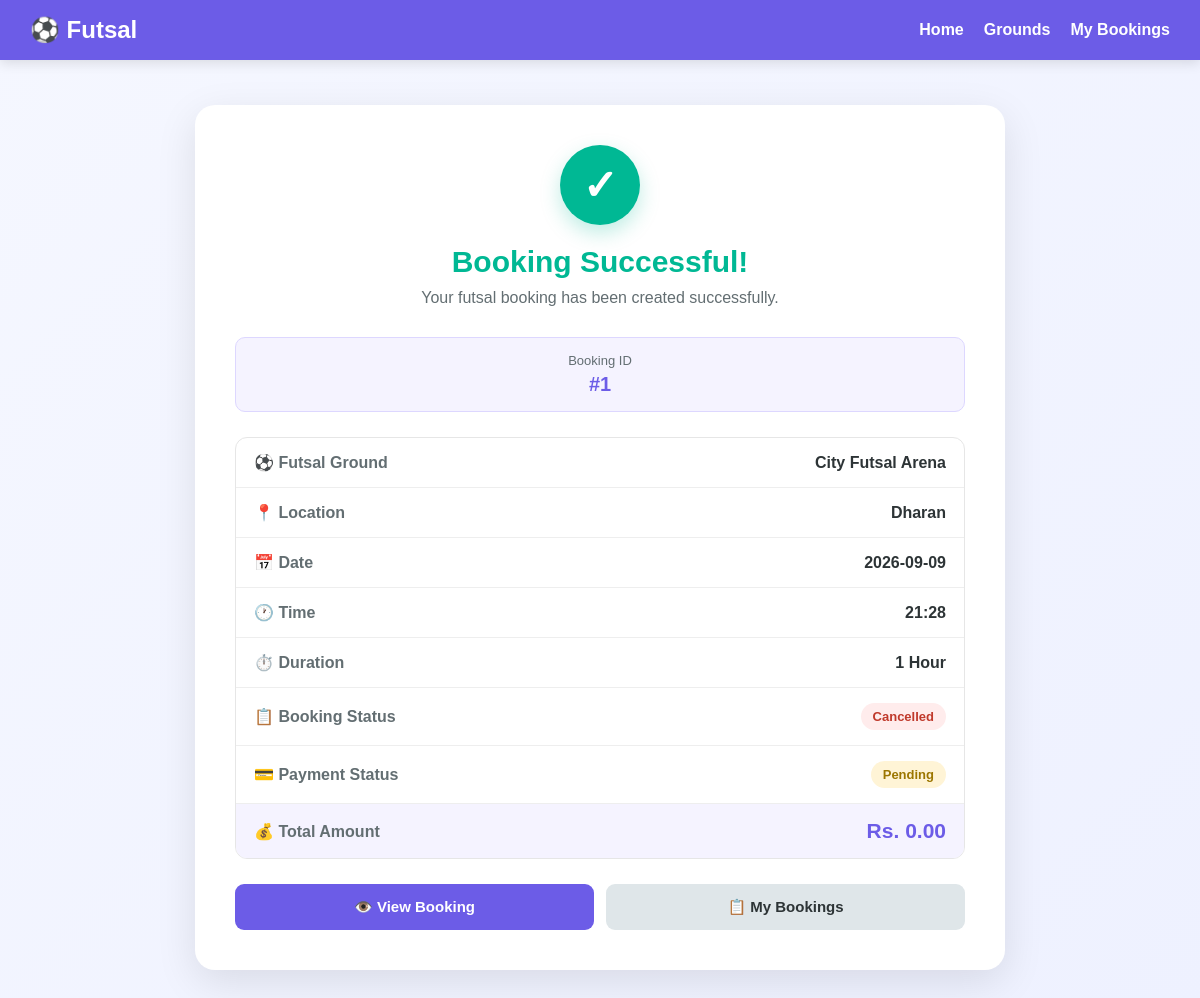
Screenshot of /booking-success/1 (signed in) with the database file from the repository.
### tables this page shows
CREATE TABLE bookings (
            id INTEGER PRIMARY KEY AUTOINCREMENT,
            user_id INTEGER NOT NULL,
            ground_id INTEGER NOT NULL,
            booking_date TEXT NOT NULL,
            booking_time TEXT NOT NULL,
            created_at TIMESTAMP DEFAULT CURRENT_TIMESTAMP, status TEXT
            DEFAULT 'confirmed', duration REAL
            DEFAULT 1, payment_status TEXT

            DEFAULT 'pending', payment_method TEXT

            DEFAULT 'cash', payment_reference TEXT, paid_at TIMESTAMP, transaction_uuid
            TEXT, esewa_transaction_code
            TEXT, esewa_product_code
            TEXT, esewa_amount
            REAL, esewa_verified_at
            TIMESTAMP,

            FOREIGN KEY (user_id) REFERENCES users(id),
            FOREIGN KEY (ground_id) REFERENCES grounds(id),

            UNIQUE(ground_id, booking_date, booking_time)
        );

CREATE TABLE grounds (
            id INTEGER PRIMARY KEY AUTOINCREMENT,
            name TEXT NOT NULL,
            location TEXT NOT NULL,
            price INTEGER NOT NULL,
            contact TEXT,
            opening_time TEXT,
            closing_time TEXT,
            description TEXT,
            image TEXT
        );

### app.py (the view, shortened to what this page needs)
@app.route(
    "/booking-success/<int:booking_id>"
)
@login_required
def booking_success(booking_id):
    conn = get_db()
    booking = conn.execute(
        """
        SELECT
            bookings.*,
            grounds.name AS ground_name,
            grounds.location AS ground_location,
            grounds.price AS ground_price,
            grounds.image AS ground_image
        FROM bookings
        JOIN grounds
            ON bookings.ground_id = grounds.id
        WHERE bookings.id = ?
        AND bookings.user_id = ?
        """,
        (
            booking_id,
            session["user_id"]
        )
    ).fetchone()
    conn.close()
    return render_template(
        "booking_success.html",
        booking=booking
    )

### app.py (called while the page is built, shortened)
def get_db():
    conn = sqlite3.connect(
        DATABASE
    )
    conn.row_factory = sqlite3.Row
    conn.execute(
        "PRAGMA foreign_keys = ON"
    )
    return conn

def login_required(view_function):
    @wraps(view_function)
    def wrapper(*args, **kwargs):
        return view_function(
            *args,
            **kwargs
        )
    return wrapper

### templates/booking_success.html (shortened to what this page needs)
<!DOCTYPE html>
<html lang="en">
<head>
</head>
<body>
    <nav class="navbar">
        <h2>⚽ Futsal</h2>
        <div class="nav-links">
            <a href="{{ url_for('index') }}">
                Home
            </a>
            <a href="{{ url_for('grounds') }}">
                Grounds
            </a>
            <a href="{{ url_for('my_bookings') }}">
                My Bookings
            </a>
        </div>
    </nav>
    <div class="container">
        <div class="success-card">
            <div class="success-icon">
                ✓
            </div>
            <h1>
                Booking Successful!
            </h1>
            <p>
                Your futsal booking has been created successfully.
            </p>
            {% if booking %}
                <div class="booking-number">
                    <span>
                        Booking ID
                    </span>
                    <strong>
                        #{{ booking["id"] }}
                    </strong>
                </div>
                <div class="details">
                    <div class="detail-row">
                        <span class="detail-label">
                            ⚽ Futsal Ground
                        </span>
                        <span class="detail-value">
                            {{ booking["ground_name"] }}
                        </span>
                    </div>
                    {% if booking["ground_location"] %}
                        <div class="detail-row">
                            <span class="detail-label">
                                📍 Location
                            </span>
                            <span class="detail-value">
                                {{ booking["ground_location"] }}
                            </span>
                        </div>
                    {% endif %}
                    <div class="detail-row">
                        <span class="detail-label">
                            📅 Date
                        </span>
                        <span class="detail-value">
                            {{ booking["booking_date"] }}
                        </span>
                    </div>
                    <div class="detail-row">
                        <span class="detail-label">
                            🕐 Time
                        </span>
                        <span class="detail-value">
                            {{ booking["booking_time"] }}
                        </span>
                    </div>
                    <div class="detail-row">
                        <span class="detail-label">
                            ⏱️ Duration
                        </span>
                        <span class="detail-value">
                            {% if booking["duration"] == 1 %}
                                1 Hour
                            {% elif booking["duration"] == 1.5 %}
                                1.5 Hours
                            {% elif booking["duration"] == 2 %}
                                2 Hours
                            {% else %}
                                {{ booking["duration"] }} Hours
                            {% endif %}
                        </span>
                    </div>
                    <div class="detail-row">
                        <span class="detail-label">
                            📋 Booking Status
                        </span>
                        <span class="detail-value">
                            <span
                                class="status
                                {% if booking['status'] == 'confirmed' %}
                                    status-confirmed
                                {% elif booking['status'] == 'cancelled' %}
                                    status-cancelled
                                {% else %}
                                    status-pending
                                {% endif %}"
                            >
                                {{ booking["status"] }}
                            </span>
                        </span>
                    </div>
                    <div class="detail-row">
                        <span class="detail-label">
                            💳 Payment Status
                        </span>
                        <span class="detail-value">
                            <span
                                class="status
                                {% if booking['payment_status'] == 'paid' %}
                                    status-paid
                                {% elif booking['payment_status'] == 'submitted' %}
                                    status-submitted
                                {% elif booking['payment_status'] == 'rejected' %}
                                    status-cancelled
                                {% else %}
                                    status-pending
                                {% endif %}"
                            >
                                {{ booking["payment_status"] }}
                            </span>
                        </span>
                    </div>
                    {% set price =
                        booking["price"]|default(0)|float
                    %}
                    {% set duration =
                        booking["duration"]|default(1)|float
                    %}
                    {% set total =
                        price * duration
                    %}
                    <div
                        class="detail-row total-row"
                    >
                        <span class="detail-label">
                            💰 Total Amount
                        </span>
                        <span class="detail-value">
                            Rs. {{ "%.2f"|format(total) }}
                        </span>
                    </div>
                </div>
                <div class="button-row">
                    <a
                        href="{{ url_for(
                            'booking_details',
                            booking_id=booking['id']
                        ) }}"
                        class="btn btn-primary"
                    >
                        👁️ View Booking
                    </a>
                    <a
                        href="{{ url_for('my_bookings') }}"
                        class="btn btn-secondary"
                    >
                        📋 My Bookings
                    </a>
                </div>
            {% endif %}
        </div>
    </div>
</body>
</html>

### templates/booking_success.html (style rules this page uses)
* { box-sizing: border-box; margin: 0; padding: 0; }
body { font-family: Arial, Helvetica, sans-serif; min-height: 100vh; background: linear-gradient( 135deg, #f5f7ff, #eef1ff ); color: #2d3436; }
.navbar { background: #6c5ce7; color: white; padding: 16px 30px; display: flex; justify-content: space-between; align-items: center; box-shadow: 0 3px 12px rgba(0, 0, 0, 0.12); }
.navbar h2 { font-size: 24px; }
.nav-links { display: flex; gap: 20px; align-items: center; }
.nav-links a { color: white; text-decoration: none; font-weight: 600; }
.container { width: 100%; max-width: 850px; margin: 45px auto; padding: 0 20px; }
.success-card { background: white; border-radius: 20px; padding: 40px; box-shadow: 0 12px 40px rgba(0, 0, 0, 0.10); text-align: center; }
.success-icon { width: 80px; height: 80px; margin: 0 auto 20px; border-radius: 50%; background: #00b894; color: white; display: flex; justify-content: center; align-items: center; font-size: 42px; font-weight: bold; box-shadow: 0 8px 20px rgba(0, 184, 148, 0.25); }
.success-card h1 { color: #00b894; font-size: 30px; margin-bottom: 10px; }
.success-card > p { color: #636e72; margin-bottom: 30px; }
.booking-number { background: #f5f3ff; border: 1px solid #ddd7ff; border-radius: 10px; padding: 15px; margin-bottom: 25px; }
.booking-number span { display: block; color: #636e72; font-size: 13px; margin-bottom: 5px; }
.booking-number strong { color: #6c5ce7; font-size: 20px; }
.details { text-align: left; border: 1px solid #e6e6e6; border-radius: 12px; overflow: hidden; margin-bottom: 25px; }
.detail-row { display: flex; justify-content: space-between; align-items: center; padding: 15px 18px; border-bottom: 1px solid #eeeeee; gap: 20px; }
.detail-row:last-child { border-bottom: none; }
.detail-label { color: #636e72; font-weight: 600; }
.detail-value { color: #2d3436; font-weight: 700; text-align: right; }
.total-row { background: #f5f3ff; }
.total-row .detail-value { color: #6c5ce7; font-size: 21px; }
.status { display: inline-block; padding: 6px 12px; border-radius: 20px; font-size: 13px; font-weight: bold; text-transform: capitalize; }
.status-pending { background: #fff4d6; color: #9c7600; }
.status-cancelled { background: #ffecec; color: #c0392b; }
.button-row { display: flex; gap: 12px; flex-wrap: wrap; }
.btn { flex: 1; min-width: 180px; padding: 14px 20px; border: none; border-radius: 9px; font-size: 15px; font-weight: bold; cursor: pointer; text-decoration: none; text-align: center; transition: transform 0.2s, opacity 0.2s; }
.btn-primary { background: #6c5ce7; color: white; }
.btn-secondary { background: #dfe6e9; color: #2d3436; }

### rows the page displays
bookings: id "1", booking_date "2026-09-09", booking_time "21:28", status "Cancelled", payment_status "Pending"
grounds: ground_name "City Futsal Arena", ground_location "Dharan"

### other values shown
{{ "%.2f"|format(total) }} "0.00"
